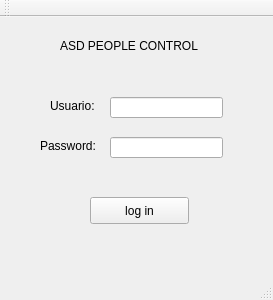
<?xml version="1.0" encoding="UTF-8"?>
<ui version="4.0">
 <class>MainWindow</class>
 <widget class="QMainWindow" name="MainWindow">
  <property name="geometry">
   <rect>
    <x>0</x>
    <y>0</y>
    <width>273</width>
    <height>300</height>
   </rect>
  </property>
  <property name="windowTitle">
   <string>MainWindow</string>
  </property>
  <widget class="QWidget" name="centralWidget">
   <widget class="QLabel" name="label">
    <property name="geometry">
     <rect>
      <x>50</x>
      <y>80</y>
      <width>67</width>
      <height>17</height>
     </rect>
    </property>
    <property name="text">
     <string>Usuario: </string>
    </property>
   </widget>
   <widget class="QLabel" name="label_2">
    <property name="geometry">
     <rect>
      <x>40</x>
      <y>120</y>
      <width>71</width>
      <height>17</height>
     </rect>
    </property>
    <property name="text">
     <string>Password: </string>
    </property>
   </widget>
   <widget class="QLabel" name="label_3">
    <property name="geometry">
     <rect>
      <x>60</x>
      <y>20</y>
      <width>171</width>
      <height>17</height>
     </rect>
    </property>
    <property name="text">
     <string>ASD PEOPLE CONTROL</string>
    </property>
   </widget>
   <widget class="QLineEdit" name="line_user">
    <property name="geometry">
     <rect>
      <x>110</x>
      <y>80</y>
      <width>113</width>
      <height>21</height>
     </rect>
    </property>
   </widget>
   <widget class="QLineEdit" name="line_pass">
    <property name="geometry">
     <rect>
      <x>110</x>
      <y>120</y>
      <width>113</width>
      <height>21</height>
     </rect>
    </property>
   </widget>
   <widget class="QPushButton" name="pushButton">
    <property name="geometry">
     <rect>
      <x>90</x>
      <y>180</y>
      <width>99</width>
      <height>27</height>
     </rect>
    </property>
    <property name="text">
     <string>log in</string>
    </property>
   </widget>
  </widget>
  <widget class="QToolBar" name="mainToolBar">
   <attribute name="toolBarArea">
    <enum>TopToolBarArea</enum>
   </attribute>
   <attribute name="toolBarBreak">
    <bool>false</bool>
   </attribute>
  </widget>
  <widget class="QStatusBar" name="statusBar"/>
 </widget>
 <layoutdefault spacing="6" margin="11"/>
 <resources/>
 <connections/>
</ui>
